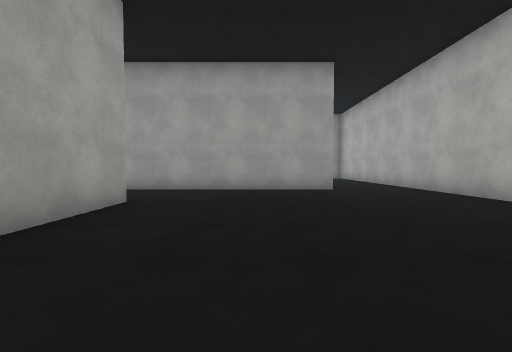
[1] (above)

24 first-person views from a walk through a Unity game level. The camera is 1.2 m above the floor, tilts 2° down and sees 90° across. The floor is counted in squares, 2 m on a side. Each view is taken from the middle of a square. On the plan, view 1 faces up. The plan holds only what a view shows up to about 9 squares ahead; the rest is blank. The place goes on beyond the plan. The player is left out. Surface patterns are stand-ins for the level's own textures.

[2]
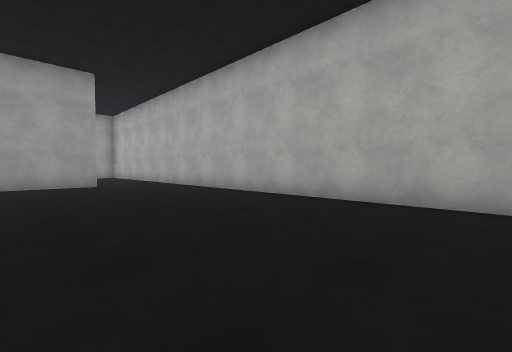

[3]
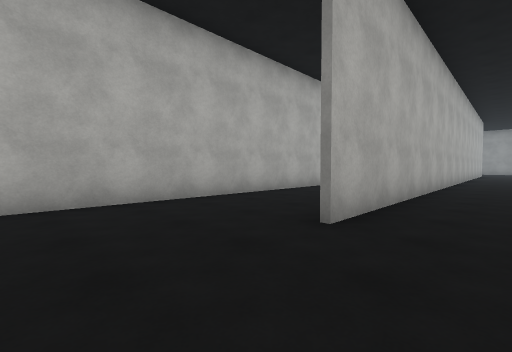

[4]
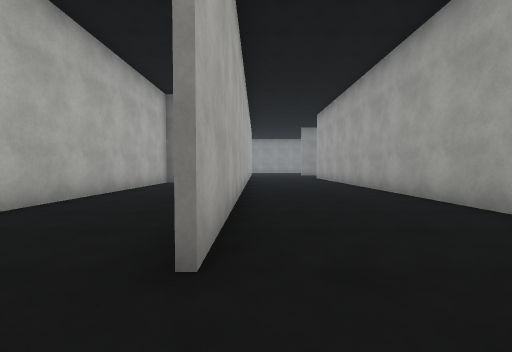

[5]
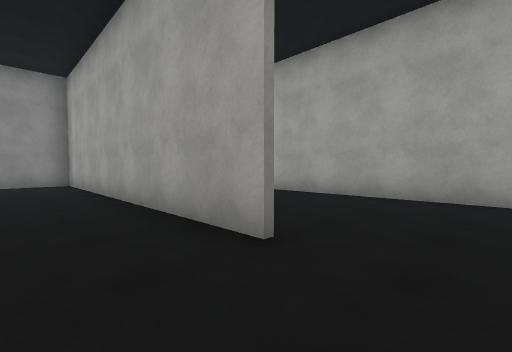

[6]
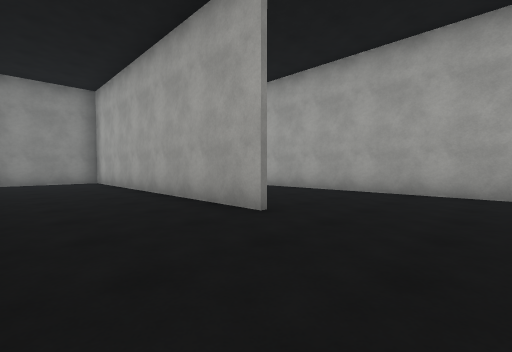

[7]
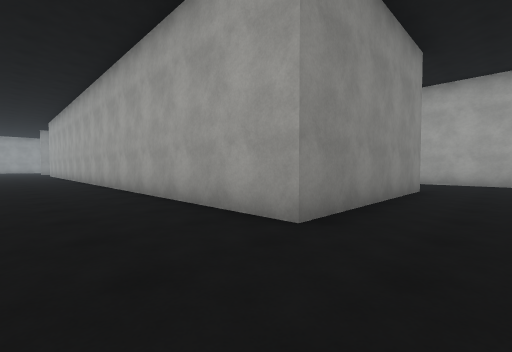

[8]
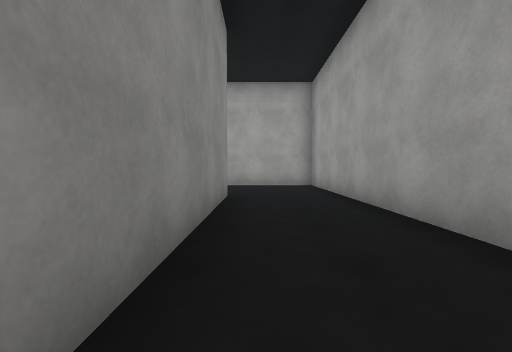

[9]
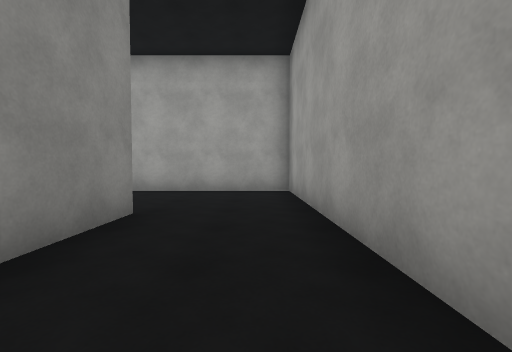

[10]
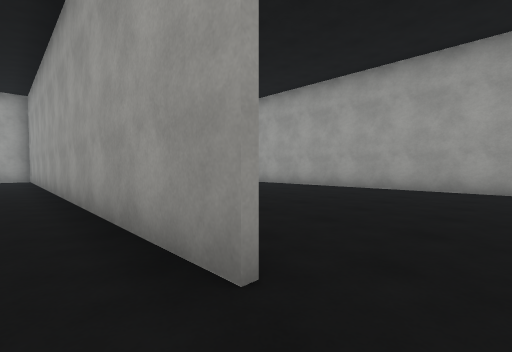

[11]
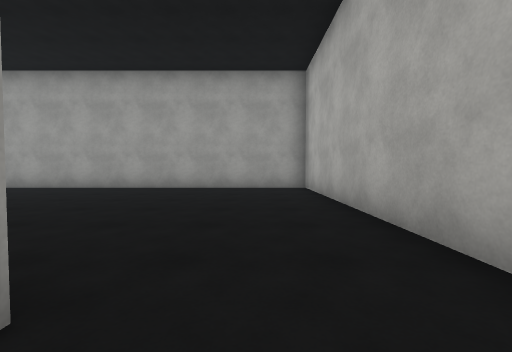

[12]
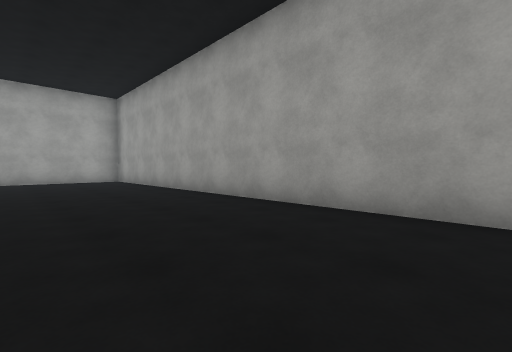

[13]
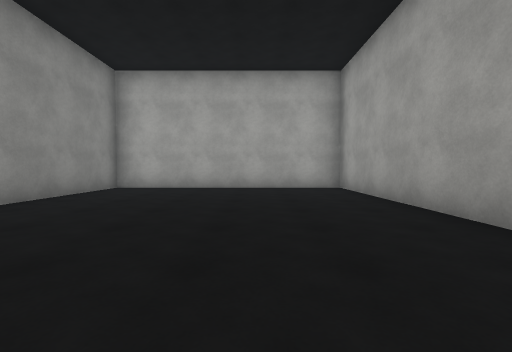

[14]
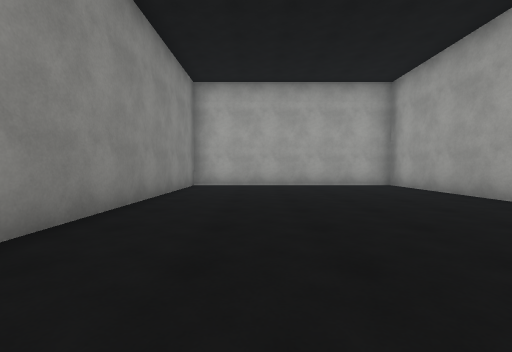

[15]
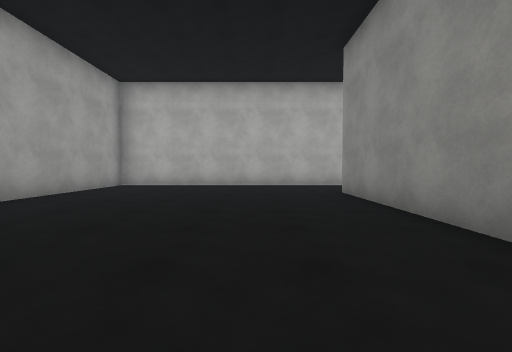

[16]
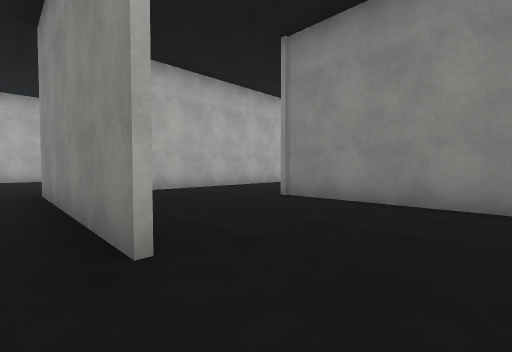

[17]
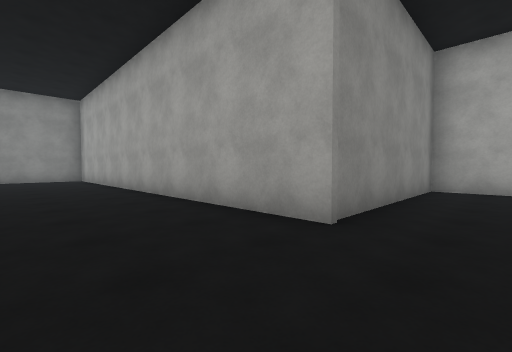

[18]
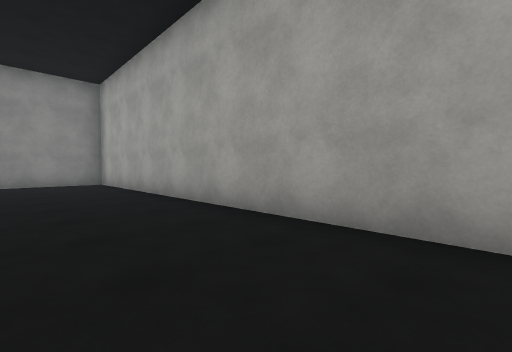

[19]
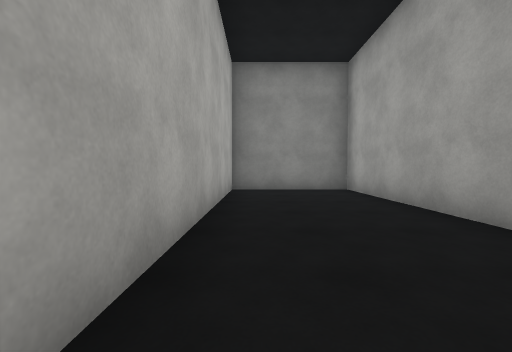

[20]
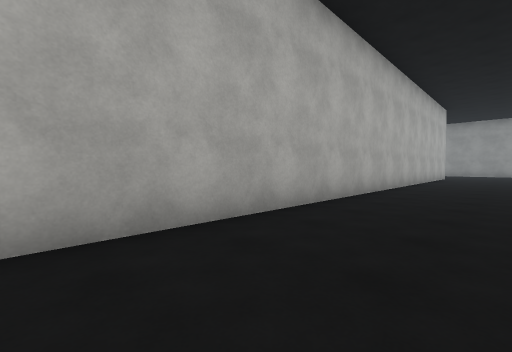

[21]
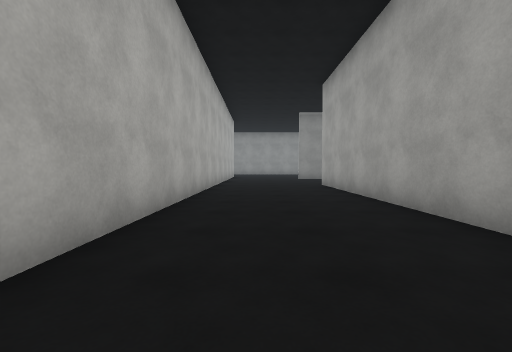

[22]
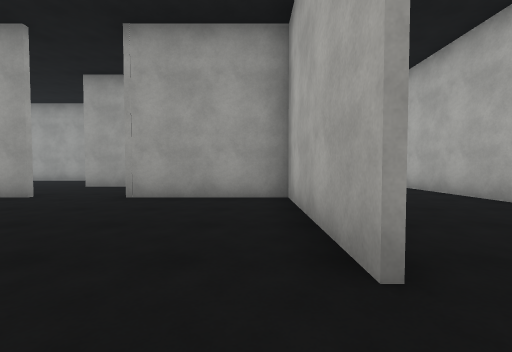

[23]
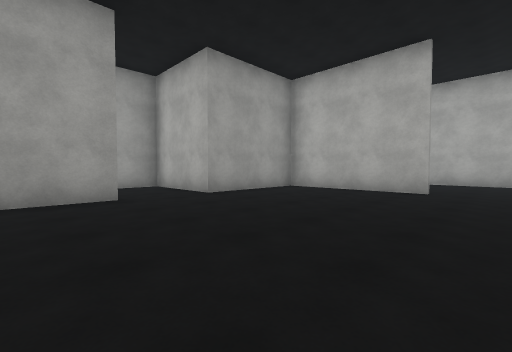

[24]
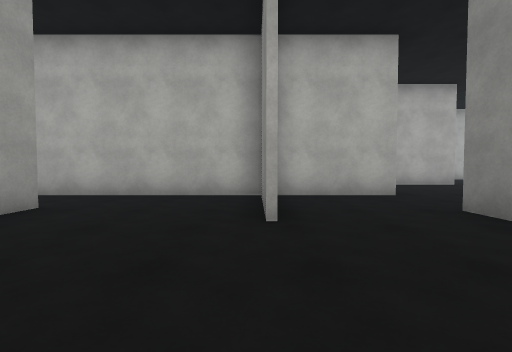

### Floor plan
Key: @ floor where view 1 was taken; # wall or solid block; . floor.
Columns run from 11 left of view 1 to 5 right of it. Each row starts with its distance up from view 1.
 14 ################
 13  #.............##
 12  #..............#
 11  #..............#
 10  #..............#
  9  #..............#
  8  #..............#
  7 ##############..#
  6  #..............#
  5  #..............#
  4  #..######......#
  3  #.......#......#
  2  #.......#......#
  1 #######..#......#
  0       #..#.@....#
 -1       #..#......#
 -2       #..#......#
 -3       #..#..#...#
 -4     ..#..#..#...#
 -5    #..#..#..#...#
 -6   ....#..#..#...#
 -7  .....#..#..#...#
 -8 ...####..#..#...#
 -9  .....#..#..#...#
-10   ....#..#..#...#
-11   ##..####..#####
-12   .......#..#
-13   .......#..#
-14   .......#..#
-15   ..........#
-16   ..........#

Positions as (right, up) in squares from view 1, and headings:
1: (0, 0), facing up
2: (0, -2), facing up-right
3: (0, 0), facing down-right
4: (1, -1), facing down
5: (3, -1), facing down-left
6: (4, 0), facing down-left
7: (0, 6), facing down-left
8: (-2, 5), facing left
9: (-4, 6), facing left
10: (3, 6), facing up-left
11: (3, 6), facing up
12: (1, 10), facing up-left
13: (-3, 11), facing left
14: (-2, 9), facing left
15: (-4, 9), facing right
16: (-9, 5), facing down-right
17: (-3, 2), facing down-left
18: (-3, -1), facing down-left
19: (-3, -4), facing down
20: (-1, -6), facing down-right
21: (0, -6), facing down
22: (-3, -16), facing up
23: (-9, -16), facing up-right
24: (-11, -8), facing right
